Frame 1 (no input): blank canvas, image omitted
Frame 60 (no input): blank canvas, image omitted
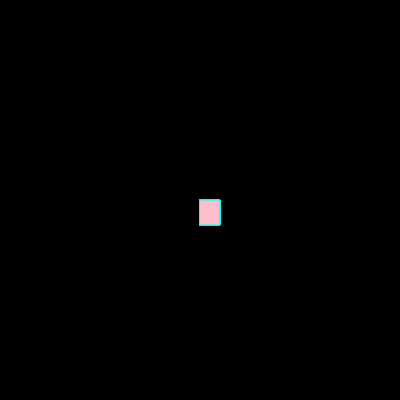
Frame 120 (the mouse pressed at the canvas centre since frame 60)

The p5.js sketch whose frames 1 and 60 were blank and that drew this single picture after the mouse press (run headless with seeded random() and noise() and a simulated clock; from frame 60 on, the mouse is pressed at the canvas centre):

// p5.js sketch
// ── sketch.js
function setup() {
    createCanvas(400, 400);
    background("black");
  }
  
  function draw() {
    stroke("cyan");
    fill("pink")
    
    if(mouseIsPressed){
      rect(mouseX, mouseY, 20, 25);
    }
  
  }
